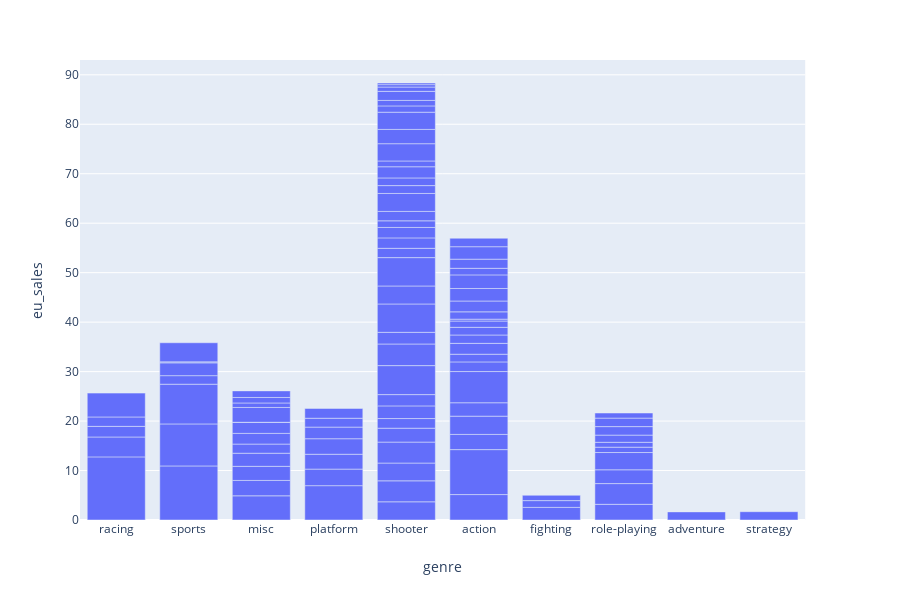

Write notebook code for a chart like this one.
### Code cell
top_genre = games_new.sort_values(by='eu_sales', axis=0, ascending=False)[:100]

fig = px.bar(top_platform , 
             x='genre', 
             y='eu_sales',
            )

fig.show()

### Figure 1 — Plotly figure (JSON) as saved in the notebook; plotly's stock layout.template omitted (floating-point values rounded to 4 significant figures)
{"data": [{"alignmentgroup": "True", "hoverlabel": {"namelength": 0}, "hovertemplate": "genre=%{x}<br>eu_sales=%{y}", "legendgroup": "", "marker": {"color": "#636efa"}, "name": "", "offsetgroup": "", "orientation": "v", "showlegend": false, "textposition": "auto", "type": "bar", "x": ["racing", "sports", "misc", "platform", "shooter", "action", "shooter", "sports", "sports", "shooter", "shooter", "shooter", "shooter", "action", "action", "shooter", "shooter", "fighting", "platform", "shooter", "shooter", "misc", "shooter", "misc", "misc", "shooter", "role-playing", "role-playing", "role-playing", "racing", "shooter", "shooter", "platform", "shooter", "action", "shooter", "shooter", "misc", "role-playing", "action", "shooter", "shooter", "shooter", "shooter", "misc", "action", "sports", "misc", "action", "platform", "role-playing", "action", "platform", "misc", "misc", "sports", "role-playing", "adventure", "action", "fighting", "shooter", "misc", "platform", "racing", "action", "shooter", "action", "shooter", "misc", "shooter", "racing", "action", "role-playing", "racing", "action", "shooter", "action", "action", "shooter", "platform", "role-playing", "action", "shooter", "action", "shooter", "role-playing", "action", "shooter", "action", "shooter", "shooter", "role-playing", "misc", "action", "action", "shooter", "fighting", "sports", "strategy", "sports"], "xaxis": "x", "y": [12.76, 10.93, 4.89, 6.94, 3.68, 5.14, 4.24, 8.49, 8.03, 3.59, 4.24, 2.81, 1.95, 9.09, 3.07, 2.56, 2.28, 2.55, 3.35, 5.86, 4.37, 3.11, 2.36, 2.85, 2.65, 5.73, 3.17, 4.19, 2.79, 4.02, 3.64, 5.73, 3, 1.88, 3.69, 2.11, 2.11, 1.85, 3.49, 2.71, 1.34, 1.9, 3.63, 1.59, 2.16, 6.31, 1.73, 2.24, 1.95, 3.14, 1.08, 1.55, 2.35, 0.01, 2.99, 2.59, 0.99, 1.64, 2.2, 1.37, 1.55, 0.91, 1.79, 2.15, 1.69, 2.26, 1.55, 1.17, 1.11, 3.49, 1.9, 1.27, 1.45, 4.82, 0.38, 2.89, 1.48, 2.19, 3.48, 1.98, 1.72, 2.53, 1.27, 2.75, 1.11, 1.72, 1.33, 1.83, 1.85, 0.87, 0.49, 1.03, 1.33, 2.52, 1.71, 0.33, 1.08, 0.2, 1.68, 3.86], "yaxis": "y"}], "layout": {"barmode": "relative", "height": 600, "legend": {"tracegroupgap": 0}, "margin": {"t": 60}, "xaxis": {"anchor": "y", "domain": [0, 0.98], "title": {"text": "genre"}}, "yaxis": {"anchor": "x", "domain": [0, 1], "title": {"text": "eu_sales"}}}}
